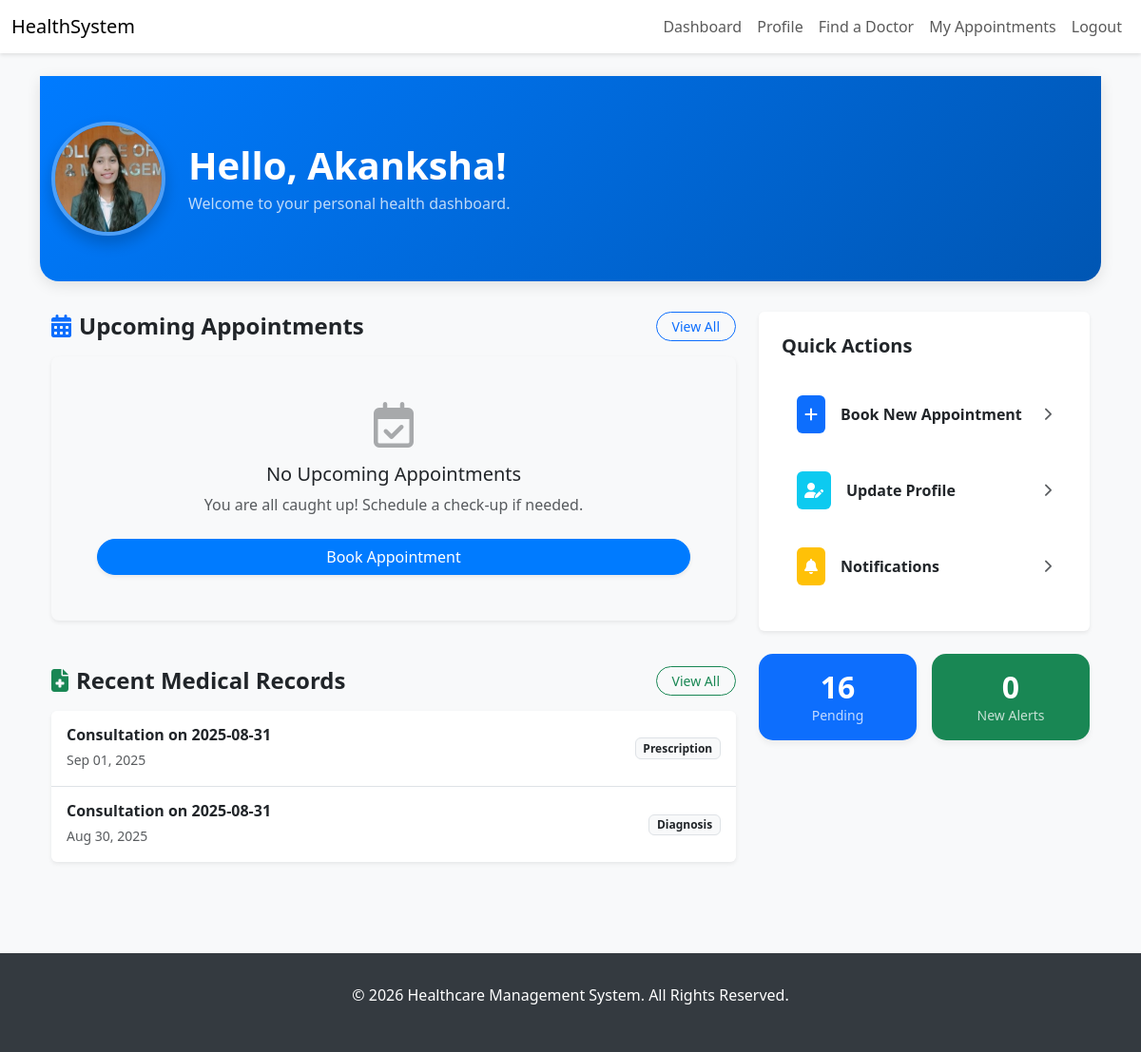
The app's page /dashboard/patient/ (signed in) with its own data.
### core/models.py (models this page shows, shortened)
class User(AbstractUser):
    ROLE_CHOICES = [
        ('patient', 'Patient'),
        ('doctor', 'Doctor'),
        ('admin', 'Admin'),
    ]
    role = models.CharField(max_length=10, choices=ROLE_CHOICES, default='patient')
    phone = models.CharField(
        max_length=15,
        blank=True,
        null=True,
        validators=[RegexValidator(r'^\+?1?\d{9,15}$', 'Enter a valid phone number.')]
    )
    is_verified = models.BooleanField(default=False)

class Profile(models.Model):
    GENDER_CHOICES = [
        ('male', 'Male'),
        ('female', 'Female'),
        ('other', 'Other'),
        ('prefer_not_to_say', 'Prefer not to say'),
    ]
    user = models.OneToOneField(settings.AUTH_USER_MODEL, on_delete=models.CASCADE, related_name='profile')
    profile_picture = models.ImageField(
        upload_to=profile_picture_upload_path,
        blank=True,
        null=True,
        validators=[FileExtensionValidator(allowed_extensions=['jpg', 'jpeg', 'png'])]
    )
    bio = models.TextField(blank=True, null=True, max_length=500)
    date_of_birth = models.DateField(blank=True, null=True)
    gender = models.CharField(max_length=20, choices=GENDER_CHOICES, blank=True, null=True)
    address = models.TextField(blank=True, null=True)
    created_at = models.DateTimeField(auto_now_add=True)
    updated_at = models.DateTimeField(auto_now=True)
    class Meta:
        verbose_name = "User Profile"
        verbose_name_plural = "User Profiles"
        ordering = ['-created_at']

class MedicalRecord(models.Model):
    RECORD_TYPE_CHOICES = [
        ('diagnosis', 'Diagnosis'),
        ('prescription', 'Prescription'),
        ('lab_report', 'Lab Report'),
        ('imaging', 'Imaging Report'),
        ('procedure', 'Procedure Note'),
        ('progress', 'Progress Note'),
        ('other', 'Other'),
    ]
    patient = models.ForeignKey(Patient, on_delete=models.CASCADE, related_name='medical_records')
    doctor = models.ForeignKey(Doctor, on_delete=models.SET_NULL, null=True, blank=True)
    appointment = models.ForeignKey(Appointment, on_delete=models.SET_NULL, null=True, blank=True)
    record_type = models.CharField(max_length=20, choices=RECORD_TYPE_CHOICES, default='diagnosis')
    title = models.CharField(max_length=200)
    diagnosis = models.TextField(blank=True, null=True)
    symptoms = models.TextField(blank=True, null=True)
    prescription = models.TextField(blank=True, null=True)
    treatment = models.TextField(blank=True, null=True)
    notes = models.TextField(blank=True, null=True)
    document = models.FileField(
        upload_to=medical_record_upload_path,
        blank=True,
        null=True,
        validators=[FileExtensionValidator(allowed_extensions=['pdf', 'jpg', 'jpeg', 'png', 'doc', 'docx'])]
    )
    is_shared = models.BooleanField(default=False)
    created_at = models.DateTimeField(auto_now_add=True)
    updated_at = models.DateTimeField(auto_now=True)
    class Meta:
        verbose_name = "Medical Record"
        verbose_name_plural = "Medical Records"
        ordering = ['-created_at']

### core/views.py (the view)
# urls.py: path('dashboard/patient/', views.patient_dashboard, name='patient_dashboard'),
@login_required
@user_passes_test(is_patient)
def patient_dashboard(request):
    patient = get_or_create_patient(request.user)
    if not patient:
        messages.error(request, "Could not find or create patient profile.")
        return redirect('home')
    upcoming_appointments = Appointment.objects.filter(
        patient=patient,
        appointment_date__gte=timezone.now().date(),
        status__in=['confirmed', 'pending', 'rescheduled']
    ).order_by('appointment_date', 'appointment_time')[:5]
    context = {
        'patient': patient,
        'upcoming_appointments': upcoming_appointments,
        'medical_records': MedicalRecord.objects.filter(patient=patient).order_by('-created_at')[:5],
        'pending_appointments_count': Appointment.objects.filter(patient=patient, status='pending').count(),
        'recent_notifications': Notification.objects.filter(recipient=request.user, is_deleted=False).order_by('-created_at')[:5],
        'unread_notifications_count': Notification.objects.filter(recipient=request.user, is_read=False, is_deleted=False).count(),
    }
    return render(request, 'patient_dashboard.html', context)

### core/views.py (called while the page is built)
def get_or_create_patient(user):
    if not hasattr(user, 'role') or user.role != 'patient':
        return None
    patient, _ = Patient.objects.get_or_create(user=user)
    return patient

def is_patient(user): return user.is_authenticated and user.role == 'patient'

### templates/patient_dashboard.html (shortened to what this page needs)
{% extends 'base.html' %}
{% load static %}
{% block content %}
<div class="dashboard-header">
    <div class="container">
        <div class="d-flex align-items-center flex-wrap">
            <div class="me-4 mb-3 mb-md-0">
                {% if request.user.profile.profile_picture %}
                <img src="{{ request.user.profile.profile_picture.url }}" alt="{{ request.user.get_full_name }}"
                    class="rounded-circle profile-img-lg">
                {% else %}
                <img src="{% static 'images/default_avatar.png' %}" alt="Default Avatar"
                    class="rounded-circle profile-img-lg bg-white">
                {% endif %}
            </div>
            <div>
                <h1 class="fw-bold mb-1">Hello, {{ request.user.first_name|default:request.user.username }}!</h1>
                <p class="mb-0 opacity-75">Welcome to your personal health dashboard.</p>
            </div>
        </div>
    </div>
</div>
<div class="container pb-5">
    <div class="row g-4">
        <div class="col-lg-8">
            <div class="d-flex justify-content-between align-items-center mb-3">
                <h4 class="fw-bold text-dark mb-0"><i class="fas fa-calendar-alt text-primary me-2"></i>Upcoming
                    Appointments</h4>
                <a href="{% url 'appointment_list' %}" class="btn btn-sm btn-outline-primary rounded-pill px-3">View
                    All</a>
            </div>
            {% if upcoming_appointments %}
            {% for appt in upcoming_appointments %}
            <div class="card shadow-sm mb-3 appointment-card border-0">
                <div class="card-body p-4">
                    <div class="d-flex justify-content-between align-items-center">
                        <div class="d-flex align-items-center">
                            <div class="bg-light rounded-circle p-3 me-3 text-primary">
                                <i class="fas fa-user-md fa-lg"></i>
                            </div>
                            <div>
                                <h5 class="fw-bold mb-1">Dr. {{ appt.doctor.user.get_full_name }}</h5>
                                <p class="text-muted mb-0 small"><i class="far fa-clock me-1"></i> {{ appt.appointment_date|date:"M d, Y" }} at {{ appt.appointment_time|time:"g:i A" }}
                                </p>
                            </div>
                        </div>
                        <div class="text-end">
                            <span class="badge px-3 py-2 rounded-pill mb-2 d-inline-block
                                    {% if appt.status == 'confirmed' %}badge-status-confirmed
                                    {% elif appt.status == 'pending' %}badge-status-pending
                                    {% else %}badge-status-cancelled{% endif %}">
                                {{ appt.get_status_display }}
                            </span>
                            <br>
                            <a href="{% url 'appointment_detail' appt.pk %}"
                                class="small text-decoration-none fw-bold">Details <i
                                    class="fas fa-arrow-right small"></i></a>
                        </div>
                    </div>
                </div>
            </div>
            {% endfor %}
            {% else %}
            <div class="card shadow-sm border-0 bg-light text-center p-5 rounded-3">
                <div class="text-muted mb-3">
                    <i class="far fa-calendar-check fa-3x opacity-50"></i>
                </div>
                <h5>No Upcoming Appointments</h5>
                <p class="text-muted mb-4">You are all caught up! Schedule a check-up if needed.</p>
                <a href="{% url 'doctor_list' %}" class="btn btn-primary rounded-pill px-4 shadow-sm">Book
                    Appointment</a>
            </div>
            {% endif %}
            <div class="d-flex justify-content-between align-items-center mb-3 mt-5">
                <h4 class="fw-bold text-dark mb-0"><i class="fas fa-file-medical text-success me-2"></i>Recent Medical
                    Records</h4>
                <a href="{% url 'medical_record_list' %}" class="btn btn-sm btn-outline-success rounded-pill px-3">View
                    All</a>
            </div>
            <div class="card shadow-sm border-0">
                <div class="list-group list-group-flush rounded-3">
                    {% for record in medical_records %}
                    <a href="{% url 'medical_record_detail' record.pk %}"
                        class="list-group-item list-group-item-action p-3 d-flex justify-content-between align-items-center">
                        <div>
                            <h6 class="mb-1 text-dark fw-semibold">{{ record.title }}</h6>
                            <small class="text-muted">{{ record.created_at|date:"M d, Y" }}</small>
                        </div>
                        <span class="badge bg-light text-dark border">{{ record.get_record_type_display }}</span>
                    </a>
                    {% empty %}
                    <div class="p-4 text-center text-muted small">No records found.</div>
                    {% endfor %}
                </div>
            </div>
        </div>
        <div class="col-lg-4">
            <div class="card shadow-sm border-0 mb-4 bg-white">
                <div class="card-body p-4">
                    <h5 class="fw-bold mb-4">Quick Actions</h5>
                    <a href="{% url 'doctor_list' %}" class="action-btn text-decoration-none text-dark mb-2">
                        <span class="d-flex align-items-center">
                            <span class="bg-primary text-white rounded p-2 me-3"><i class="fas fa-plus"></i></span>
                            <span class="fw-semibold">Book New Appointment</span>
                        </span>
                        <i class="fas fa-chevron-right text-muted small"></i>
                    </a>
                    <a href="{% url 'profile' %}" class="action-btn text-decoration-none text-dark mb-2">
                        <span class="d-flex align-items-center">
                            <span class="bg-info text-white rounded p-2 me-3"><i class="fas fa-user-edit"></i></span>
                            <span class="fw-semibold">Update Profile</span>
                        </span>
                        <i class="fas fa-chevron-right text-muted small"></i>
                    </a>
                    <a href="{% url 'notification_list' %}" class="action-btn text-decoration-none text-dark mb-2">
                        <div class="d-flex align-items-center w-100 justify-content-between">
                            <span class="d-flex align-items-center">
                                <span class="bg-warning text-white rounded p-2 me-3"><i class="fas fa-bell"></i></span>
                                <span class="fw-semibold">Notifications</span>
                            </span>
                            {% if unread_notifications_count > 0 %}
                            <span class="badge bg-danger rounded-pill">{{ unread_notifications_count }}</span>
                            {% else %}
                            <i class="fas fa-chevron-right text-muted small"></i>
                            {% endif %}
                        </div>
                    </a>
                </div>
            </div>
            <div class="row g-3">
                <div class="col-6">
                    <div class="card stat-card bg-primary text-white p-3 text-center h-100">
                        <h2 class="fw-bold mb-0">{{ pending_appointments_count }}</h2>
                        <small class="opacity-75">Pending</small>
                    </div>
                </div>
                <div class="col-6">
                    <div class="card stat-card bg-success text-white p-3 text-center h-100">
                        <h2 class="fw-bold mb-0">{{ unread_notifications_count }}</h2>
                        <small class="opacity-75">New Alerts</small>
                    </div>
                </div>
            </div>
        </div>
    </div>
</div>
{% endblock %}

### templates/base.html (style rules this page uses)
body { background-color: #f8f9fa; }
.card { box-shadow: 0 2px 8px rgba(0, 0, 0, .1); border: none; }
.btn-primary { background-color: #007bff; border-color: #007bff; }

### templates/patient_dashboard.html (style rules this page uses)
.dashboard-header { background: linear-gradient(135deg, #007bff, #0056b3); color: white; padding: 3rem 0; margin-bottom: 2rem; border-radius: 0 0 20px 20px; box-shadow: 0 4px 15px rgba(0, 0, 0, 0.1); }
.profile-img-lg { width: 120px; height: 120px; object-fit: cover; border: 4px solid rgba(255, 255, 255, 0.3); box-shadow: 0 8px 16px rgba(0, 0, 0, 0.2); }
.stat-card { border: none; border-radius: 15px; transition: transform 0.3s; box-shadow: 0 4px 6px rgba(0, 0, 0, 0.05); }
.action-btn { border-radius: 12px; padding: 1rem; text-align: left; display: flex; align-items: center; justify-content: space-between; transition: all 0.3s; }

### records on screen
User: user.profile.profile_picture (picture), user.first_name "Akanksha"
MedicalRecord: title "Consultation on 2025-08-31", created_at "Sep 01, 2025", record_type "Prescription"
MedicalRecord: title "Consultation on 2025-08-31", created_at "Aug 30, 2025", record_type "Diagnosis"

### other values on screen
{{ pending_appointments_count }} "16"
{{ unread_notifications_count }} "0"
